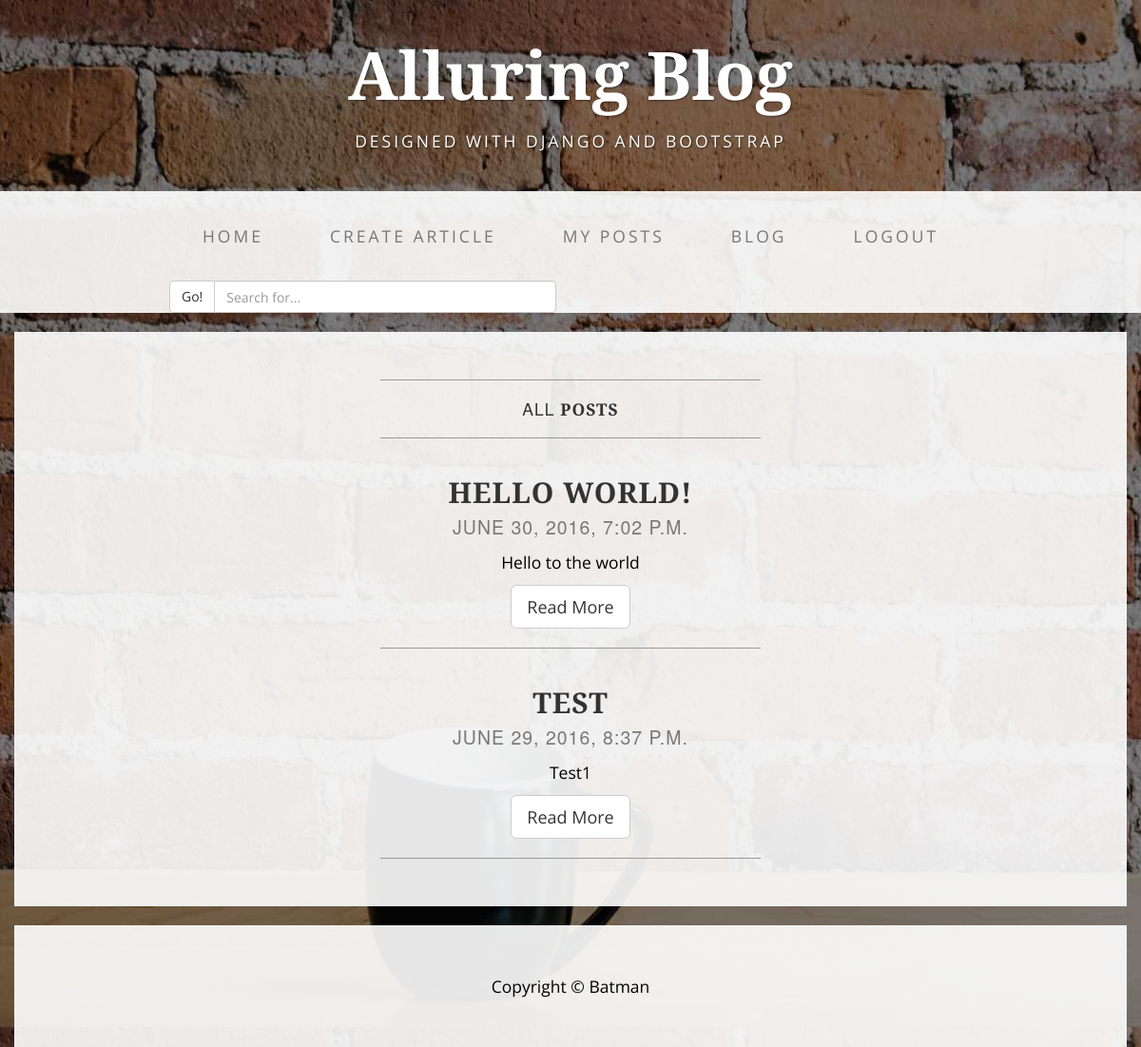
The page /accounts/profile/allposts/ (signed in) on the database as committed earlier.
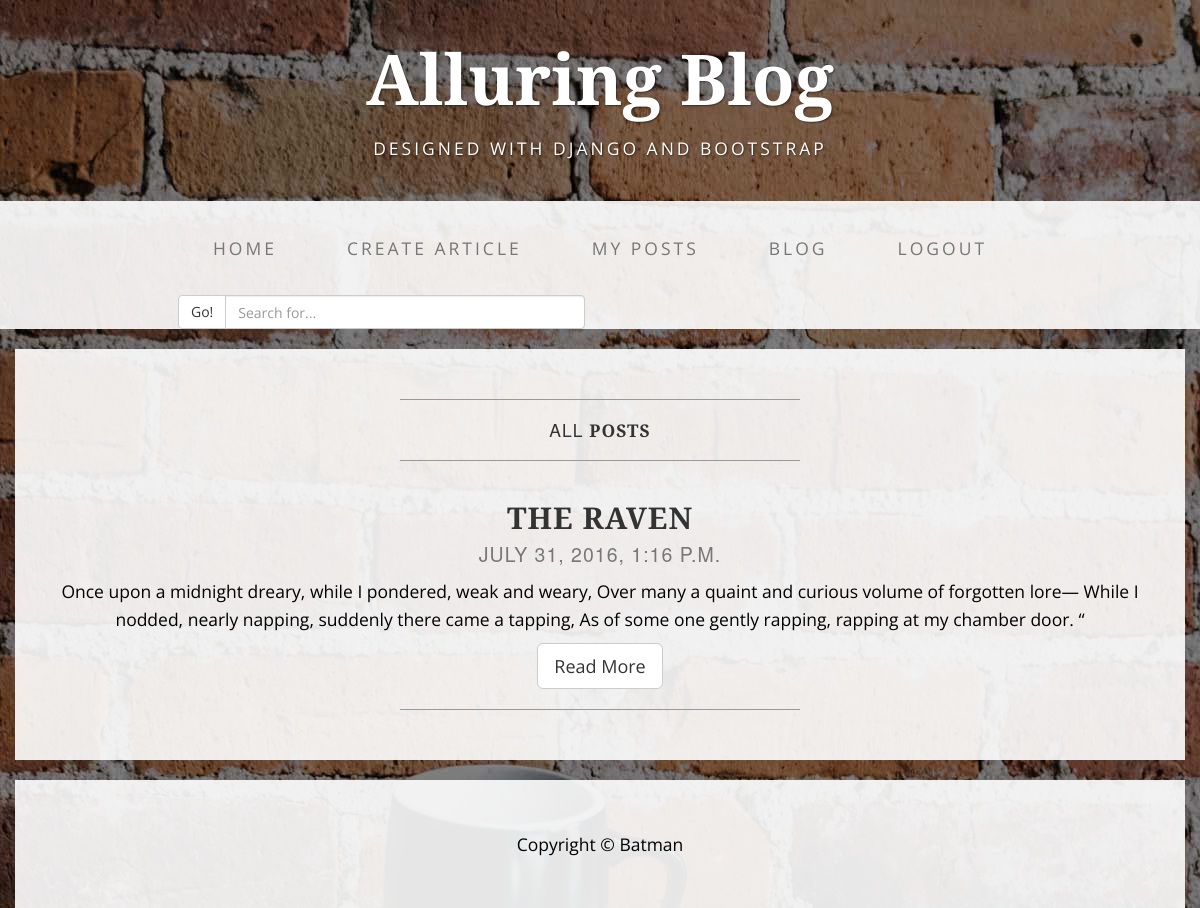
The same page on the database as committed later.
### loguser/models.py (models this page shows)
class Article(models.Model):
    title = models.CharField(max_length=255)
    Description = models.CharField(max_length=10000)
    Author = models.CharField(max_length=50)
    timestamp = models.DateTimeField(auto_now_add=True)

### loguser/views.py (the view)
# urls.py: url(r'^accounts/profile/allposts/$',login_required(AllPosts.as_view()),name='allposts'),
class AllPosts(ListView):
    model = Article
    template_name = 'allposts.html'
    context_object_name = 'article_list'
    paginate_by = 5
    ordering = '-timestamp'

### loguser/templates/allposts.html (shortened to what this page needs)
{% extends 'base.html' %}
{% load markdown_deux_tags %}
{% block content %}
       <div class="row">
            <div class="box">
                <div class="col-lg-12">
                    <hr>
                    <h1 class="intro-text text-center">All
                        <strong>Posts</strong>
                    </h1>
                    <hr>
                </div>
        {% for article in article_list %}
        <div class="col-lg-12 text-center">
                    <h2>{{ article.title }}
                        <br>
                        <small>{{ article.timestamp }}</small>
                    </h2>
                    <p>{{ article.Description|slice:":250"|markdown }}</p>
                    <a href="/accounts/profile/allposts/{{ article.title }}/" class="btn btn-default btn-lg">Read More</a>
                    <hr>
                </div>
        {% endfor %}
{% endblock %}

### loguser/templates/base.html (shortened to what this page needs)
{% load staticfiles %}
<!DOCTYPE html>
<html lang="en">
<head>
    <link href="{% static 'css/bootstrap.min.css' %}" rel="stylesheet">
    <link href="{% static 'css/business-casual.css' %}" rel="stylesheet">
</head>
<body background="{% static 'img/bg.jpg' %}">
    <div class="brand">Alluring Blog</div>
    <div class="address-bar">Designed with Django and Bootstrap</div>
      <nav class="navbar navbar-default" role="navigation">
        <div class="container">
            <div class="collapse navbar-collapse" id="bs-example-navbar-collapse-1">
                <ul class="nav navbar-nav">
                    <li>
                        <a href="/accounts/profile/">Home</a>
                    </li>
                    <li>
                        <a href="/accounts/profile/newart/">Create Article</a>
                    </li>
                    <li>
                        <a href="/accounts/profile/myposts/">My Posts</a>
                    </li>
                    <li>
                        <a href="/accounts/profile/allposts/">Blog</a>
                    </li>
                    <li>
                        <a href="/accounts/profile/logout/">Logout</a>
                    </li>
    <form id="searchform" action="{% url 'mypostsq' %}" method="get" accept-charset="utf-8">
    <div class="row">
  <div class="col-lg-6">
    <div class="input-group">
      <span class="input-group-btn">
        <button class="btn btn-default" type="button">Go!</button>
      </span>
      <input type="text" class="form-control" placeholder="Search for..." name="q">
    </div>
  </div>
 </form>
                </ul>
            </div>
        </div>
    </nav>
    <div class="container">
    {% block content %}
    {% endblock %}
            </div>
        <footer>
            <div class="container">
                <div class="row">
                    <div class="col-lg-12 text-center">
                        <p>Copyright &copy; Batman</p>
                    </div>
                </div>
            </div>
        </footer>
    </body>
    </html>

### static/css/business-casual.css (style rules this page uses)
body { font-family: "Open Sans","Helvetica Neue",Helvetica,Arial,sans-serif; }
h1, h2, h3, h4, h5, h6 { text-transform: uppercase; font-family: "Josefin Slab","Helvetica Neue",Helvetica,Arial,sans-serif; font-weight: 700; letter-spacing: 1px; }
p { font-size: 1.25em; line-height: 1.6; color: #000; }
hr { max-width: 400px; border-color: #999999; }
.brand, .address-bar { display: none; }
.navbar-nav { text-transform: uppercase; font-weight: 400; letter-spacing: 3px; }
.box { margin-bottom: 20px; padding: 30px 15px; background: #fff; background: rgba(255,255,255,0.9); }
.intro-text { text-transform: uppercase; font-size: 1.25em; font-weight: 400; letter-spacing: 1px; }
footer { background: #fff; background: rgba(255,255,255,0.9); }
footer p { margin: 0; padding: 50px 0; }
@media screen and (min-width:768px) { .brand { display: inherit; margin: 0; padding: 30px 0 10px; text-align: center; text-shadow: 1px 1px 2px rgba(0,0,0,0.5); font-family: "Josefin Slab","Helvetica Neue",Helvetica,Arial,sans-serif; font-size: 5em; font-weight: 700; line-height: normal; color: #fff; } }
@media screen and (min-width:768px) { .address-bar { display: inherit; margin: 0; padding: 0 0 40px; text-align: center; text-shadow: 1px 1px 2px rgba(0,0,0,0.5); text-transform: uppercase; font-size: 1.25em; font-weight: 400; letter-spacing: 3px; color: #fff; } }
@media screen and (min-width:768px) { .navbar { border-radius: 0; } }
@media screen and (min-width:768px) { .navbar { min-height: 0; } }
@media screen and (min-width:768px) { .navbar-default { border: none; background: #fff; background: rgba(255,255,255,0.9); } }
@media screen and (min-width:768px) { .nav>li>a { padding: 35px; } }
@media screen and (min-width:768px) { .navbar-nav>li>a { line-height: normal; } }
@media screen and (min-width:768px) { .navbar-nav { display: table; float: none; margin: 0 auto; table-layout: fixed; font-size: 1.25em; } }
@media screen and (min-width:1200px) { .box:after { content: ''; display: table; clear: both; } }

Rows that differ between the two databases and show on the page:
removed Article: title "HELLO WORLD!", timestamp "JUNE 30, 2016, 7:02 P.M.", Description "Hello to the world"
removed Article: title "TEST", timestamp "JUNE 29, 2016, 8:37 P.M.", Description "Test1"
added Article: title "THE RAVEN", timestamp "JULY 31, 2016, 1:16 P.M.", Description "Once upon a midnight dreary, while I pondered, weak and weary, Over many a quaint and curious volume of forgotten lore— While I nodded, nearly napping, suddenly there came a tapping, As of some one gently rapping, rapping at my chamber door. “"
